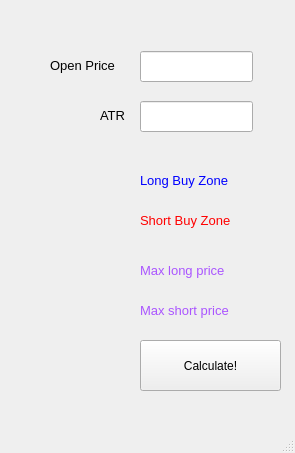
<?xml version="1.0" encoding="UTF-8"?>
<ui version="4.0">
 <class>MainWindow</class>
 <widget class="QMainWindow" name="MainWindow">
  <property name="geometry">
   <rect>
    <x>0</x>
    <y>0</y>
    <width>295</width>
    <height>453</height>
   </rect>
  </property>
  <property name="windowTitle">
   <string>Buy Zone Calculator</string>
  </property>
  <widget class="QWidget" name="centralwidget">
   <widget class="QLineEdit" name="lineEditOpenPrice">
    <property name="geometry">
     <rect>
      <x>140</x>
      <y>51</y>
      <width>113</width>
      <height>31</height>
     </rect>
    </property>
   </widget>
   <widget class="QLineEdit" name="lineEditAtr">
    <property name="geometry">
     <rect>
      <x>140</x>
      <y>101</y>
      <width>113</width>
      <height>31</height>
     </rect>
    </property>
   </widget>
   <widget class="QLabel" name="labelLong">
    <property name="geometry">
     <rect>
      <x>140</x>
      <y>170</y>
      <width>121</width>
      <height>21</height>
     </rect>
    </property>
    <property name="font">
     <font>
      <pointsize>10</pointsize>
     </font>
    </property>
    <property name="styleSheet">
     <string notr="true">color: rgb(0, 0, 255);</string>
    </property>
    <property name="text">
     <string>Long Buy Zone</string>
    </property>
    <property name="textInteractionFlags">
     <set>Qt::LinksAccessibleByMouse|Qt::TextSelectableByMouse</set>
    </property>
   </widget>
   <widget class="QLabel" name="labelShort">
    <property name="geometry">
     <rect>
      <x>140</x>
      <y>210</y>
      <width>121</width>
      <height>21</height>
     </rect>
    </property>
    <property name="font">
     <font>
      <pointsize>10</pointsize>
     </font>
    </property>
    <property name="styleSheet">
     <string notr="true">color: rgb(255, 0, 0);</string>
    </property>
    <property name="text">
     <string>Short Buy Zone</string>
    </property>
    <property name="textInteractionFlags">
     <set>Qt::LinksAccessibleByMouse|Qt::TextSelectableByMouse</set>
    </property>
   </widget>
   <widget class="QLabel" name="labelOpenPrice">
    <property name="geometry">
     <rect>
      <x>50</x>
      <y>50</y>
      <width>81</width>
      <height>31</height>
     </rect>
    </property>
    <property name="font">
     <font>
      <pointsize>10</pointsize>
     </font>
    </property>
    <property name="styleSheet">
     <string notr="true">color: rgb(0, 0, 0);</string>
    </property>
    <property name="text">
     <string>Open Price</string>
    </property>
   </widget>
   <widget class="QLabel" name="labelAtr">
    <property name="geometry">
     <rect>
      <x>100</x>
      <y>100</y>
      <width>41</width>
      <height>31</height>
     </rect>
    </property>
    <property name="font">
     <font>
      <pointsize>10</pointsize>
     </font>
    </property>
    <property name="text">
     <string>ATR</string>
    </property>
   </widget>
   <widget class="QPushButton" name="pushButtonCalculate">
    <property name="geometry">
     <rect>
      <x>140</x>
      <y>340</y>
      <width>141</width>
      <height>51</height>
     </rect>
    </property>
    <property name="text">
     <string>Calculate!</string>
    </property>
   </widget>
   <widget class="QLabel" name="labelMaxLong">
    <property name="geometry">
     <rect>
      <x>140</x>
      <y>260</y>
      <width>121</width>
      <height>21</height>
     </rect>
    </property>
    <property name="font">
     <font>
      <pointsize>10</pointsize>
     </font>
    </property>
    <property name="styleSheet">
     <string notr="true">color: rgb(170, 85, 255);</string>
    </property>
    <property name="text">
     <string>Max long price</string>
    </property>
    <property name="textInteractionFlags">
     <set>Qt::LinksAccessibleByMouse|Qt::TextSelectableByMouse</set>
    </property>
   </widget>
   <widget class="QLabel" name="labelMaxShort">
    <property name="geometry">
     <rect>
      <x>140</x>
      <y>300</y>
      <width>121</width>
      <height>21</height>
     </rect>
    </property>
    <property name="font">
     <font>
      <pointsize>10</pointsize>
     </font>
    </property>
    <property name="styleSheet">
     <string notr="true">color: rgb(170, 85, 255);</string>
    </property>
    <property name="text">
     <string>Max short price</string>
    </property>
    <property name="textInteractionFlags">
     <set>Qt::LinksAccessibleByMouse|Qt::TextSelectableByMouse</set>
    </property>
   </widget>
  </widget>
  <widget class="QMenuBar" name="menubar">
   <property name="geometry">
    <rect>
     <x>0</x>
     <y>0</y>
     <width>295</width>
     <height>26</height>
    </rect>
   </property>
  </widget>
  <widget class="QStatusBar" name="statusbar"/>
 </widget>
 <resources/>
 <connections/>
</ui>
